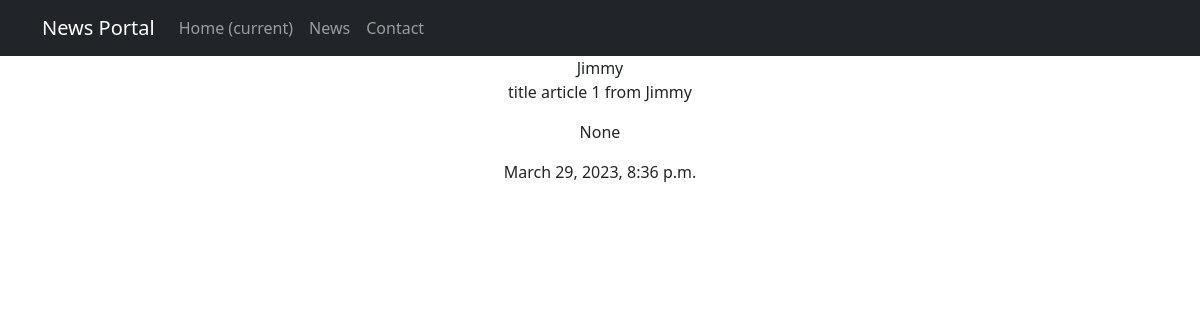
Screenshot of /news/10 with the database file from the repository.
### news_paper/models.py (models this page shows, shortened)
class Post(models.Model):
    author = models.ForeignKey(Author, on_delete=models.CASCADE)
    NEWS = 'NW'
    ARTICLE = 'AR'
    CATEGORY_CHOICES = (
        (NEWS, 'Новость'),
        (ARTICLE, 'Статья')
    )
    categoryType = models.CharField(max_length=2, choices=CATEGORY_CHOICES, default=NEWS)
    dateCreation = models.DateTimeField(auto_now_add=True,)
    postCategory = models.ManyToManyField(Category, through='PostCategory')
    title = models.CharField(max_length=64, )
    text = models.TextField()
    rating = models.SmallIntegerField(default=0)

class Author(models.Model):
    authorUser = models.OneToOneField(User, on_delete=models.CASCADE)
    rating = models.SmallIntegerField(default=0)

### news_paper/views.py (the view)
# urls.py: path('<int:pk>', PostDetail.as_view())
class PostDetail(DetailView):
    model = Post
    context_object_name = 'post'

### news_paper/templatetags/censor.py (called while the page is built)
@register.filter()
def censor(text):
    t1 = text.split()
    for t in t1:
        if t == sens:
            t = '***'
            return t1

### news_paper/templates/news_paper/post_detail.html (shortened to what this page needs)
{% extends 'news_paper/default.html' %}
{% load censor %}
{% block content %}
{{ post.author.authorUser }}<p>
{{ post.title }}<p>
{{ post.text|censor }}<p>
{{ post.dateCreation }}
{% endblock content %}

### rows the page displays
Post: author.authorUser "Jimmy", title "title article 1 from Jimmy", text|censor "None", dateCreation "March 29, 2023, 8:36 p.m."
